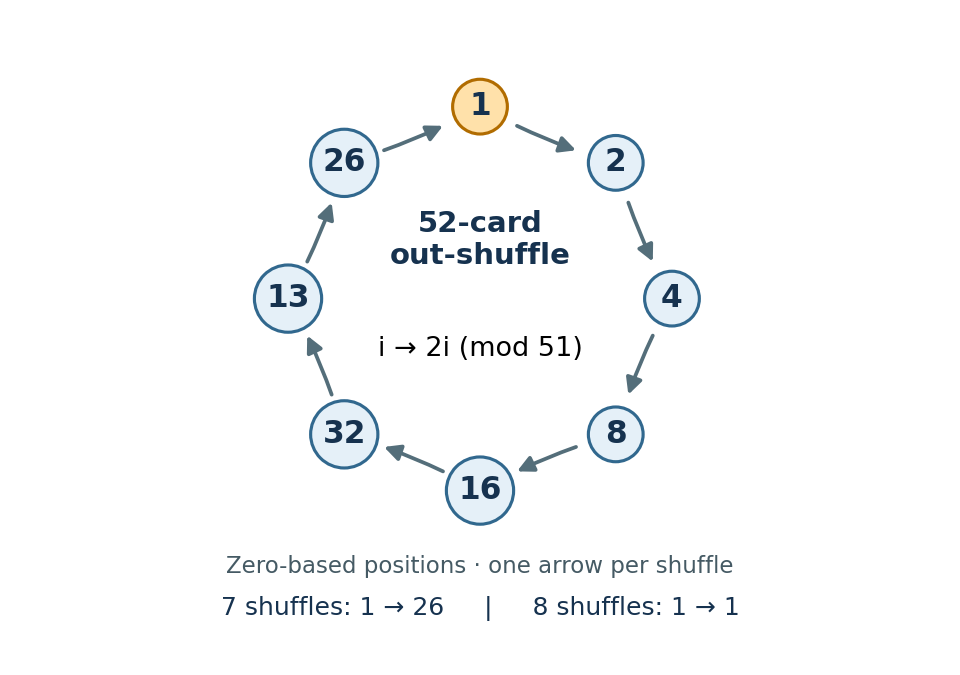

Python code for this plot:
"""Original solution diagram. Python 3.14.4, NumPy 2.3.5, Matplotlib 3.10.7.

Run from the desired output directory; no source-paper artwork is used.
"""
from pathlib import Path

import matplotlib
matplotlib.use("Agg")
import matplotlib.pyplot as plt
from matplotlib.patches import FancyArrowPatch
import numpy as np


def main():
    positions = [1]
    for _ in range(7):
        positions.append(2 * positions[-1] % 51)
    assert positions == [1, 2, 4, 8, 16, 32, 13, 26]
    assert 2 * positions[-1] % 51 == positions[0]

    plt.rcParams.update({"font.family": "DejaVu Sans", "font.size": 12})
    fig, ax = plt.subplots(figsize=(6.4, 4.5), dpi=150, facecolor="white")
    ax.set_facecolor("white")
    theta = np.pi / 2 - np.arange(8) * np.pi / 4
    points = np.column_stack((np.cos(theta), np.sin(theta)))
    for i, point in enumerate(points):
        next_point = points[(i + 1) % 8]
        ax.add_patch(FancyArrowPatch(
            point, next_point, arrowstyle="-|>", mutation_scale=16,
            shrinkA=20, shrinkB=20, linewidth=1.8, color="#546e7a",
            connectionstyle="arc3,rad=0.06", zorder=1,
        ))
    for i, (x, y) in enumerate(points):
        ax.text(x, y, str(positions[i]), ha="center", va="center",
                fontsize=15, fontweight="bold", color="#16324f",
                bbox=dict(boxstyle="circle,pad=0.38",
                          facecolor="#ffe1aa" if i == 0 else "#e5f0f8",
                          edgecolor="#b16c00" if i == 0 else "#31688e",
                          linewidth=1.5), zorder=2)
    ax.text(0, 0.18, "52-card\nout-shuffle", ha="center", fontsize=14,
            fontweight="bold", color="#16324f")
    ax.text(0, -0.30, "i → 2i (mod 51)", ha="center", fontsize=13)
    ax.text(0, -1.43, "Zero-based positions · one arrow per shuffle",
            ha="center", fontsize=11, color="#455a64")
    ax.text(0, -1.65, "7 shuffles: 1 → 26     |     8 shuffles: 1 → 1",
            ha="center", fontsize=12, color="#16324f")
    ax.set_xlim(-1.8, 1.8)
    ax.set_ylim(-1.82, 1.45)
    ax.set_aspect("equal")
    ax.axis("off")
    fig.subplots_adjust(left=0.04, right=0.96, bottom=0.04, top=0.97)
    output = Path.cwd() / (Path(__file__).stem + ".png")
    fig.savefig(output, facecolor="white", transparent=False, metadata={"Software": "Matplotlib"})
    plt.close(fig)


if __name__ == "__main__":
    main()
